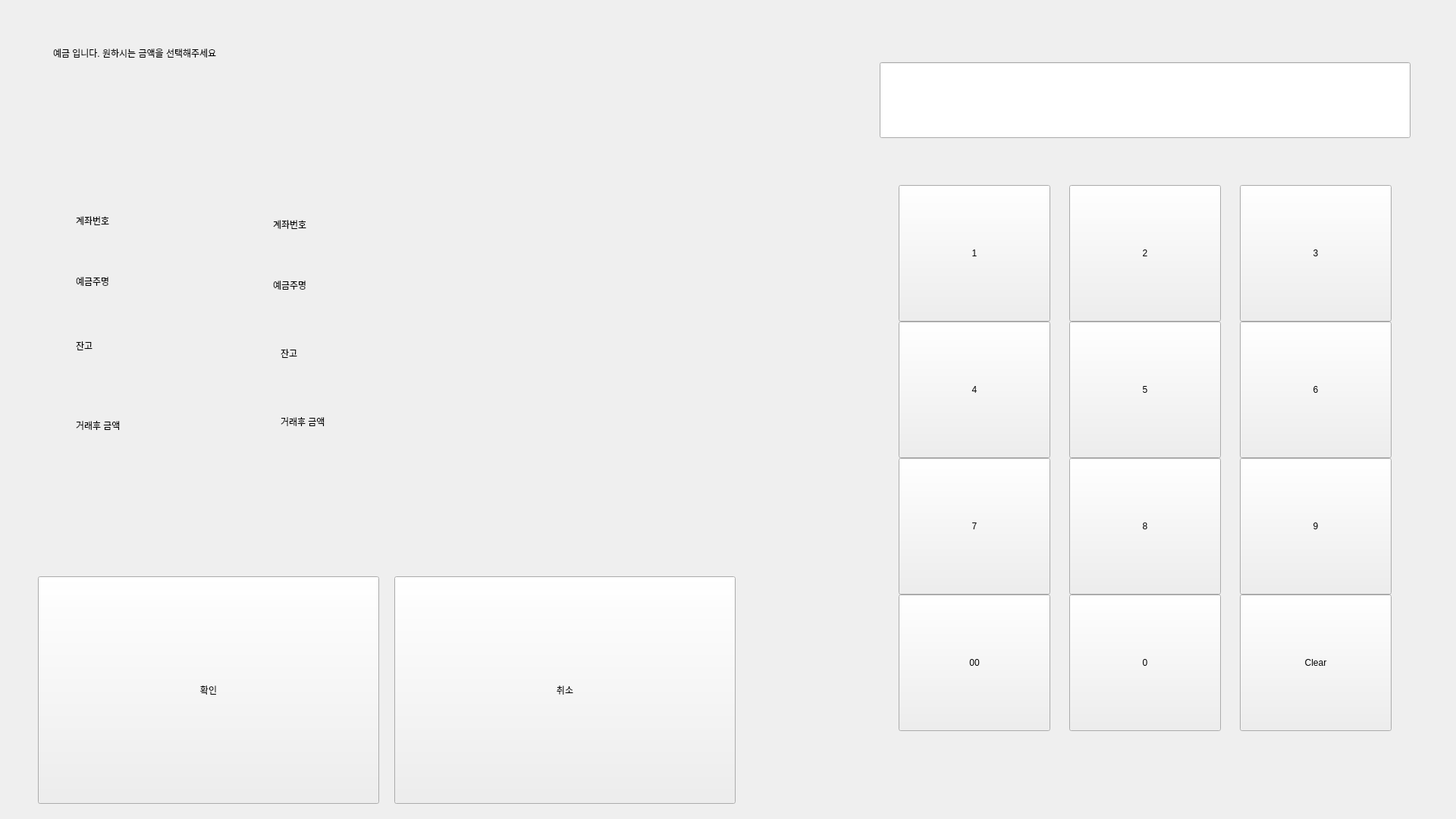
<?xml version="1.0" encoding="UTF-8"?>
<ui version="4.0">
 <class>DepositUI</class>
 <widget class="QWidget" name="DepositUI">
  <property name="geometry">
   <rect>
    <x>0</x>
    <y>0</y>
    <width>1920</width>
    <height>1080</height>
   </rect>
  </property>
  <property name="windowTitle">
   <string>Form</string>
  </property>
  <widget class="QPushButton" name="OKButton">
   <property name="geometry">
    <rect>
     <x>50</x>
     <y>760</y>
     <width>450</width>
     <height>300</height>
    </rect>
   </property>
   <property name="styleSheet">
    <string notr="true">font: 36pt &quot;Sans Serif&quot;;</string>
   </property>
   <property name="text">
    <string>확인</string>
   </property>
  </widget>
  <widget class="QLabel" name="StatusLabel">
   <property name="geometry">
    <rect>
     <x>70</x>
     <y>20</y>
     <width>1061</width>
     <height>100</height>
    </rect>
   </property>
   <property name="styleSheet">
    <string notr="true">font: 36pt &quot;Sans Serif&quot;;</string>
   </property>
   <property name="text">
    <string>예금 입니다. 원하시는 금액을 선택해주세요</string>
   </property>
  </widget>
  <widget class="QPushButton" name="CancelButton">
   <property name="geometry">
    <rect>
     <x>520</x>
     <y>760</y>
     <width>450</width>
     <height>300</height>
    </rect>
   </property>
   <property name="styleSheet">
    <string notr="true">font: 36pt &quot;Sans Serif&quot;;</string>
   </property>
   <property name="text">
    <string>취소</string>
   </property>
  </widget>
  <widget class="QLabel" name="label">
   <property name="geometry">
    <rect>
     <x>100</x>
     <y>270</y>
     <width>141</width>
     <height>41</height>
    </rect>
   </property>
   <property name="styleSheet">
    <string notr="true">font: 24pt &quot;Sans Serif&quot;;</string>
   </property>
   <property name="text">
    <string>계좌번호</string>
   </property>
  </widget>
  <widget class="QLabel" name="label_2">
   <property name="geometry">
    <rect>
     <x>360</x>
     <y>280</y>
     <width>161</width>
     <height>31</height>
    </rect>
   </property>
   <property name="styleSheet">
    <string notr="true">font: 24pt &quot;Sans Serif&quot;;</string>
   </property>
   <property name="text">
    <string>계좌번호</string>
   </property>
  </widget>
  <widget class="QLabel" name="label_3">
   <property name="geometry">
    <rect>
     <x>100</x>
     <y>430</y>
     <width>211</width>
     <height>51</height>
    </rect>
   </property>
   <property name="styleSheet">
    <string notr="true">font: 24pt &quot;Sans Serif&quot;;</string>
   </property>
   <property name="text">
    <string>잔고</string>
   </property>
  </widget>
  <widget class="QLabel" name="label_4">
   <property name="geometry">
    <rect>
     <x>370</x>
     <y>450</y>
     <width>211</width>
     <height>31</height>
    </rect>
   </property>
   <property name="styleSheet">
    <string notr="true">font: 24pt &quot;Sans Serif&quot;;</string>
   </property>
   <property name="text">
    <string>잔고</string>
   </property>
  </widget>
  <widget class="QLabel" name="label_5">
   <property name="geometry">
    <rect>
     <x>100</x>
     <y>530</y>
     <width>241</width>
     <height>61</height>
    </rect>
   </property>
   <property name="styleSheet">
    <string notr="true">font: 24pt &quot;Sans Serif&quot;;</string>
   </property>
   <property name="text">
    <string>거래후 금액</string>
   </property>
  </widget>
  <widget class="QLabel" name="label_6">
   <property name="geometry">
    <rect>
     <x>370</x>
     <y>530</y>
     <width>211</width>
     <height>51</height>
    </rect>
   </property>
   <property name="styleSheet">
    <string notr="true">font: 24pt &quot;Sans Serif&quot;;</string>
   </property>
   <property name="text">
    <string>거래후 금액</string>
   </property>
  </widget>
  <widget class="QLabel" name="label_7">
   <property name="geometry">
    <rect>
     <x>100</x>
     <y>350</y>
     <width>141</width>
     <height>41</height>
    </rect>
   </property>
   <property name="styleSheet">
    <string notr="true">font: 24pt &quot;Sans Serif&quot;;</string>
   </property>
   <property name="text">
    <string>예금주명</string>
   </property>
  </widget>
  <widget class="QLabel" name="label_8">
   <property name="geometry">
    <rect>
     <x>360</x>
     <y>360</y>
     <width>161</width>
     <height>31</height>
    </rect>
   </property>
   <property name="styleSheet">
    <string notr="true">font: 24pt &quot;Sans Serif&quot;;</string>
   </property>
   <property name="text">
    <string>예금주명</string>
   </property>
  </widget>
  <widget class="QWidget" name="">
   <property name="geometry">
    <rect>
     <x>1160</x>
     <y>50</y>
     <width>702</width>
     <height>947</height>
    </rect>
   </property>
   <layout class="QVBoxLayout" name="verticalLayout">
    <property name="spacing">
     <number>30</number>
    </property>
    <property name="bottomMargin">
     <number>0</number>
    </property>
    <item>
     <widget class="QLineEdit" name="NumLineEdit">
      <property name="sizePolicy">
       <sizepolicy hsizetype="Fixed" vsizetype="Fixed">
        <horstretch>0</horstretch>
        <verstretch>0</verstretch>
       </sizepolicy>
      </property>
      <property name="minimumSize">
       <size>
        <width>700</width>
        <height>100</height>
       </size>
      </property>
      <property name="maximumSize">
       <size>
        <width>700</width>
        <height>100</height>
       </size>
      </property>
      <property name="styleSheet">
       <string notr="true">font: 36pt &quot;Sans Serif&quot;;</string>
      </property>
      <property name="readOnly">
       <bool>true</bool>
      </property>
     </widget>
    </item>
    <item>
     <layout class="QGridLayout" name="gridLayout">
      <property name="spacing">
       <number>0</number>
      </property>
      <item row="3" column="1">
       <widget class="QPushButton" name="num0Button">
        <property name="sizePolicy">
         <sizepolicy hsizetype="Fixed" vsizetype="Fixed">
          <horstretch>0</horstretch>
          <verstretch>0</verstretch>
         </sizepolicy>
        </property>
        <property name="minimumSize">
         <size>
          <width>200</width>
          <height>180</height>
         </size>
        </property>
        <property name="maximumSize">
         <size>
          <width>200</width>
          <height>180</height>
         </size>
        </property>
        <property name="styleSheet">
         <string notr="true">font: 36pt &quot;Sans Serif&quot;;</string>
        </property>
        <property name="text">
         <string>0</string>
        </property>
       </widget>
      </item>
      <item row="1" column="0">
       <widget class="QPushButton" name="num4Button">
        <property name="sizePolicy">
         <sizepolicy hsizetype="Fixed" vsizetype="Fixed">
          <horstretch>0</horstretch>
          <verstretch>0</verstretch>
         </sizepolicy>
        </property>
        <property name="minimumSize">
         <size>
          <width>200</width>
          <height>180</height>
         </size>
        </property>
        <property name="maximumSize">
         <size>
          <width>200</width>
          <height>180</height>
         </size>
        </property>
        <property name="styleSheet">
         <string notr="true">font: 36pt &quot;Sans Serif&quot;;</string>
        </property>
        <property name="text">
         <string>4</string>
        </property>
       </widget>
      </item>
      <item row="3" column="2">
       <widget class="QPushButton" name="clearButton">
        <property name="sizePolicy">
         <sizepolicy hsizetype="Fixed" vsizetype="Fixed">
          <horstretch>0</horstretch>
          <verstretch>0</verstretch>
         </sizepolicy>
        </property>
        <property name="minimumSize">
         <size>
          <width>200</width>
          <height>180</height>
         </size>
        </property>
        <property name="maximumSize">
         <size>
          <width>200</width>
          <height>180</height>
         </size>
        </property>
        <property name="styleSheet">
         <string notr="true">font: 36pt &quot;Sans Serif&quot;;</string>
        </property>
        <property name="text">
         <string>Clear</string>
        </property>
       </widget>
      </item>
      <item row="2" column="1">
       <widget class="QPushButton" name="num8Button">
        <property name="sizePolicy">
         <sizepolicy hsizetype="Fixed" vsizetype="Fixed">
          <horstretch>0</horstretch>
          <verstretch>0</verstretch>
         </sizepolicy>
        </property>
        <property name="minimumSize">
         <size>
          <width>200</width>
          <height>180</height>
         </size>
        </property>
        <property name="maximumSize">
         <size>
          <width>200</width>
          <height>180</height>
         </size>
        </property>
        <property name="styleSheet">
         <string notr="true">font: 36pt &quot;Sans Serif&quot;;</string>
        </property>
        <property name="text">
         <string>8</string>
        </property>
       </widget>
      </item>
      <item row="2" column="2">
       <widget class="QPushButton" name="num9Button">
        <property name="sizePolicy">
         <sizepolicy hsizetype="Fixed" vsizetype="Fixed">
          <horstretch>0</horstretch>
          <verstretch>0</verstretch>
         </sizepolicy>
        </property>
        <property name="minimumSize">
         <size>
          <width>200</width>
          <height>180</height>
         </size>
        </property>
        <property name="maximumSize">
         <size>
          <width>200</width>
          <height>180</height>
         </size>
        </property>
        <property name="styleSheet">
         <string notr="true">font: 36pt &quot;Sans Serif&quot;;</string>
        </property>
        <property name="text">
         <string>9</string>
        </property>
       </widget>
      </item>
      <item row="1" column="2">
       <widget class="QPushButton" name="num6Button">
        <property name="sizePolicy">
         <sizepolicy hsizetype="Fixed" vsizetype="Fixed">
          <horstretch>0</horstretch>
          <verstretch>0</verstretch>
         </sizepolicy>
        </property>
        <property name="minimumSize">
         <size>
          <width>200</width>
          <height>180</height>
         </size>
        </property>
        <property name="maximumSize">
         <size>
          <width>200</width>
          <height>180</height>
         </size>
        </property>
        <property name="styleSheet">
         <string notr="true">font: 36pt &quot;Sans Serif&quot;;</string>
        </property>
        <property name="text">
         <string>6</string>
        </property>
       </widget>
      </item>
      <item row="0" column="2">
       <widget class="QPushButton" name="num3Button">
        <property name="sizePolicy">
         <sizepolicy hsizetype="Fixed" vsizetype="Fixed">
          <horstretch>0</horstretch>
          <verstretch>0</verstretch>
         </sizepolicy>
        </property>
        <property name="minimumSize">
         <size>
          <width>200</width>
          <height>180</height>
         </size>
        </property>
        <property name="maximumSize">
         <size>
          <width>200</width>
          <height>180</height>
         </size>
        </property>
        <property name="styleSheet">
         <string notr="true">font: 36pt &quot;Sans Serif&quot;;</string>
        </property>
        <property name="text">
         <string>3</string>
        </property>
       </widget>
      </item>
      <item row="2" column="0">
       <widget class="QPushButton" name="num7Button">
        <property name="sizePolicy">
         <sizepolicy hsizetype="Fixed" vsizetype="Fixed">
          <horstretch>0</horstretch>
          <verstretch>0</verstretch>
         </sizepolicy>
        </property>
        <property name="minimumSize">
         <size>
          <width>200</width>
          <height>180</height>
         </size>
        </property>
        <property name="maximumSize">
         <size>
          <width>200</width>
          <height>180</height>
         </size>
        </property>
        <property name="styleSheet">
         <string notr="true">font: 36pt &quot;Sans Serif&quot;;</string>
        </property>
        <property name="text">
         <string>7</string>
        </property>
       </widget>
      </item>
      <item row="3" column="0">
       <widget class="QPushButton" name="num00Button">
        <property name="sizePolicy">
         <sizepolicy hsizetype="Fixed" vsizetype="Fixed">
          <horstretch>0</horstretch>
          <verstretch>0</verstretch>
         </sizepolicy>
        </property>
        <property name="minimumSize">
         <size>
          <width>200</width>
          <height>180</height>
         </size>
        </property>
        <property name="maximumSize">
         <size>
          <width>200</width>
          <height>180</height>
         </size>
        </property>
        <property name="styleSheet">
         <string notr="true">font: 36pt &quot;Sans Serif&quot;;</string>
        </property>
        <property name="text">
         <string>00</string>
        </property>
       </widget>
      </item>
      <item row="1" column="1">
       <widget class="QPushButton" name="num5Button">
        <property name="sizePolicy">
         <sizepolicy hsizetype="Fixed" vsizetype="Fixed">
          <horstretch>0</horstretch>
          <verstretch>0</verstretch>
         </sizepolicy>
        </property>
        <property name="minimumSize">
         <size>
          <width>200</width>
          <height>180</height>
         </size>
        </property>
        <property name="maximumSize">
         <size>
          <width>200</width>
          <height>180</height>
         </size>
        </property>
        <property name="styleSheet">
         <string notr="true">font: 36pt &quot;Sans Serif&quot;;</string>
        </property>
        <property name="text">
         <string>5</string>
        </property>
       </widget>
      </item>
      <item row="0" column="0">
       <widget class="QPushButton" name="num1Button">
        <property name="sizePolicy">
         <sizepolicy hsizetype="Fixed" vsizetype="Fixed">
          <horstretch>0</horstretch>
          <verstretch>0</verstretch>
         </sizepolicy>
        </property>
        <property name="minimumSize">
         <size>
          <width>200</width>
          <height>180</height>
         </size>
        </property>
        <property name="maximumSize">
         <size>
          <width>200</width>
          <height>180</height>
         </size>
        </property>
        <property name="styleSheet">
         <string notr="true">font: 36pt &quot;Sans Serif&quot;;</string>
        </property>
        <property name="text">
         <string>1</string>
        </property>
       </widget>
      </item>
      <item row="0" column="1">
       <widget class="QPushButton" name="num2Button">
        <property name="sizePolicy">
         <sizepolicy hsizetype="Fixed" vsizetype="Fixed">
          <horstretch>0</horstretch>
          <verstretch>0</verstretch>
         </sizepolicy>
        </property>
        <property name="minimumSize">
         <size>
          <width>200</width>
          <height>180</height>
         </size>
        </property>
        <property name="maximumSize">
         <size>
          <width>200</width>
          <height>180</height>
         </size>
        </property>
        <property name="styleSheet">
         <string notr="true">font: 36pt &quot;Sans Serif&quot;;</string>
        </property>
        <property name="text">
         <string>2</string>
        </property>
       </widget>
      </item>
     </layout>
    </item>
   </layout>
  </widget>
 </widget>
 <resources/>
 <connections/>
</ui>
